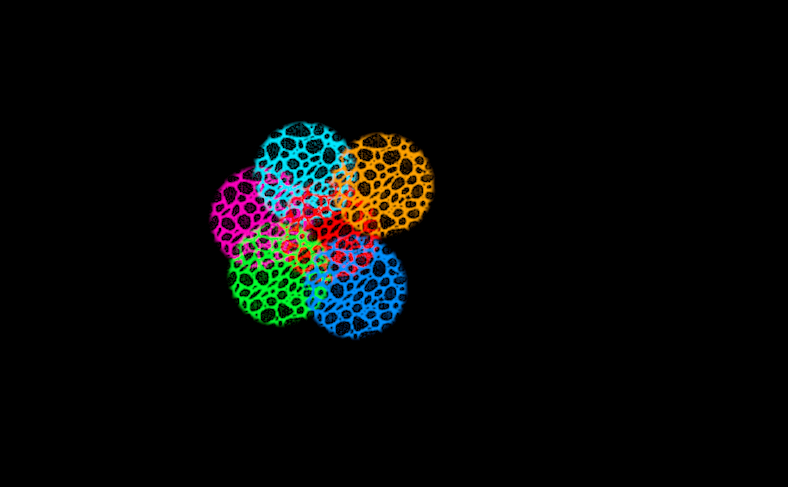
#> input picture antnestcv/img_src/food/food.png, 788 x 487 px, found by its file name
$ python contours.py
#> lines starting #> are read from the running program, lines starting #| are printed output that depends on the picture; after the words box and inside, x2 and y2 are one past the last pixel; in counts of white or black regions, pixels touching at a corner belong together
import numpy as np
import cv2

img = cv2.imread('antnestcv/img_src/food/food.png')
#> img is the input picture: shape (487, 788, 3); mean B, G, R 7.3, 8.2, 7.2
img_bw = cv2.cvtColor(img, cv2.COLOR_BGR2GRAY)
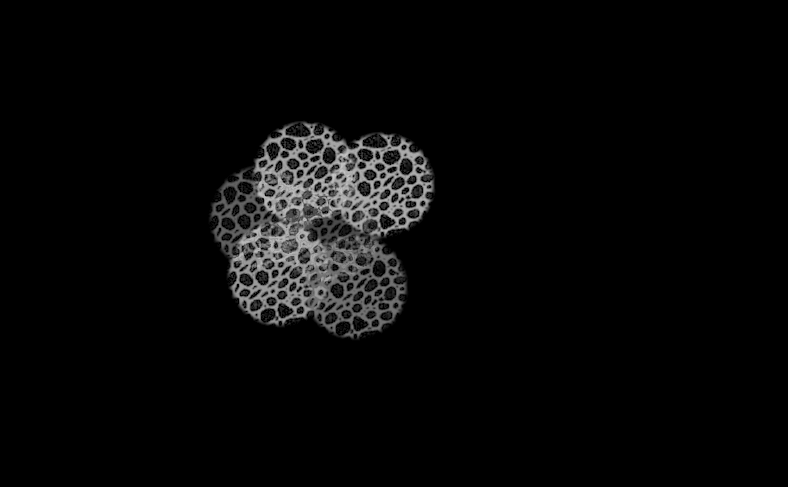
#> img_bw: shape (487, 788); min 0, max 196, mean 7.8

_ , thresh = cv2.threshold(img_bw, 0, 255, 0)
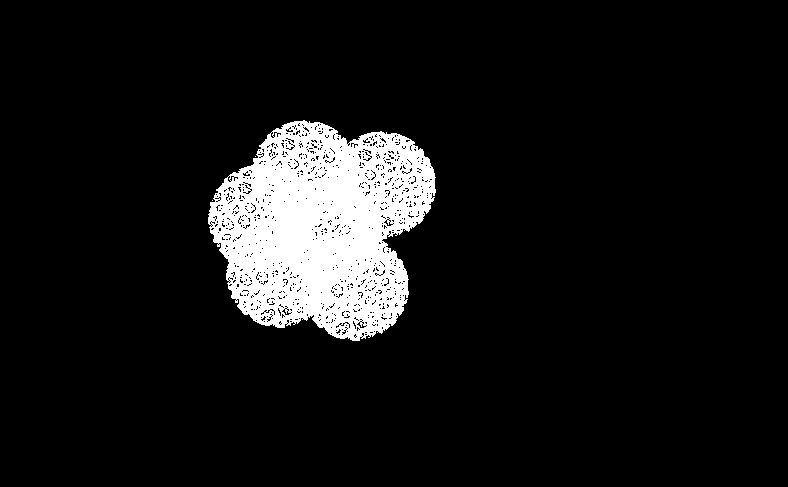
#> thresh: shape (487, 788); 8.7% white; 3 white regions (2 under 20 px)

def find_food_contours(food_bw: np.array) -> list:
    '''
        Find the edges of the food (target).
        Only contours with more than 50 points will be considered.

        -> _contours: list(np.array)
        -> self.food_contours: list(np.array), we can consider each array as
        the contour of a food object.

        https://docs.opencv.org/3.4/d4/d73/tutorial_py_contours_begin.html
    '''
    _ , thresh = cv2.threshold(food_bw, 0, 255, 0)
    _contours, _ = cv2.findContours(
                    thresh,
                    cv2.RETR_EXTERNAL,
                    cv2.CHAIN_APPROX_NONE)

    food_contours = []
    for contour in _contours:
        if len(contour) > 50:
            food_contours.append(contour)
#> this loop made 3 passes
#> contour on passes 1 to 2: [[212, 200]], [[255, 156]]
#> after the loop, food_contours = 1 contour; box (x1, y1, x2, y2) and area: (208, 120, 436, 341) 35752

    x_pts, y_pts = [], []
    for pt in food_contours[0].squeeze():
        x_pts.append(pt[0])
        y_pts.append(pt[1])
#> this loop made 916 passes
#> pt on passes 1 to 3: [303, 120], [302, 121], [301, 121]
#> after the loop, x_pts = 916 values, max 435 at index 724, min 208 at index 155, mean 328.3; y_pts = 916 values, max 340 at index 431, min 120 at index 0, mean 232.6

    return x_pts, y_pts

x, y = find_food_contours(img_bw)
#> x has the same summary as x_pts in find_food_contours; y has the same summary as y_pts in find_food_contours


def some_pts_in_contour(x_contour: list, y_contour: list, percent: float) -> list:

#> called with percent = 0.02
    assert len(x_contour) == len(y_contour)


    length = len(x_contour)
#> length = 916
    n_pts = min(length, int(length * percent))
#> n_pts = 18

    '''
        length = n_pts * q + r
        q = length//n_pts
        r = length%n_pts

    '''
    r = length%n_pts
#> r = 16
    q = length//n_pts
#> q = 50
    new_length = length - r
#> new_length = 900

    x_of_interest = x_contour[:new_length:q]
#> x_of_interest = [303, 261, 235, 210, 221, 231, 254, 295, 325, 365, 396, 407, 388, 404, 428, 431, 399, 355]
    y_of_interest = y_contour[:new_length:q]
#> y_of_interest = [120, 144, 172, 209, 243, 290, 320, 323, 328, 337, 320, 289, 248, 228, 204, 166, 134, 139]
    return x_of_interest, y_of_interest


x_interest, y_interest = some_pts_in_contour(x_contour = x, y_contour = y, percent = 0.02)
#> x_interest has the same summary as x_of_interest in some_pts_in_contour; y_interest has the same summary as y_of_interest in some_pts_in_contour

# [10 lines of commented-out code are left out]

img[np.nonzero(thresh)[0], np.nonzero(thresh)[1]] = [0, 255, 255]
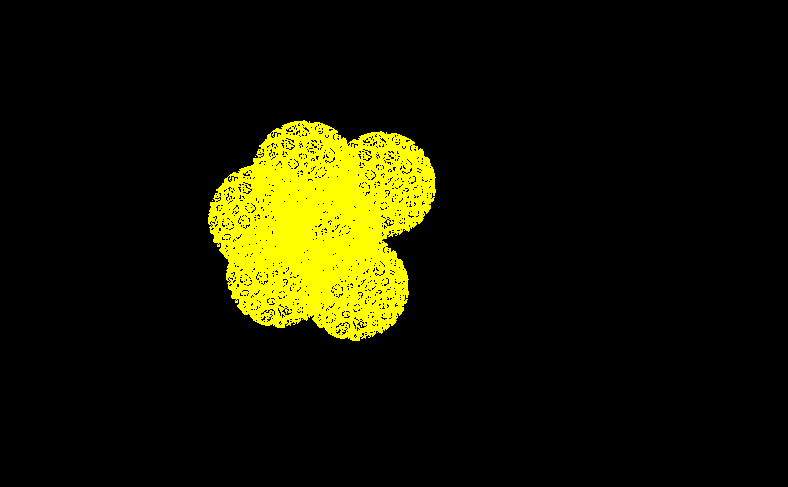
#> img: shape (487, 788, 3); 8.73% of pixels changed, all inside (x1, y1, x2, y2) = (208, 120, 436, 341)

cv2.namedWindow('Image', cv2.WINDOW_GUI_EXPANDED)
cv2.imshow('Image', img)
cv2.waitKey(0)
